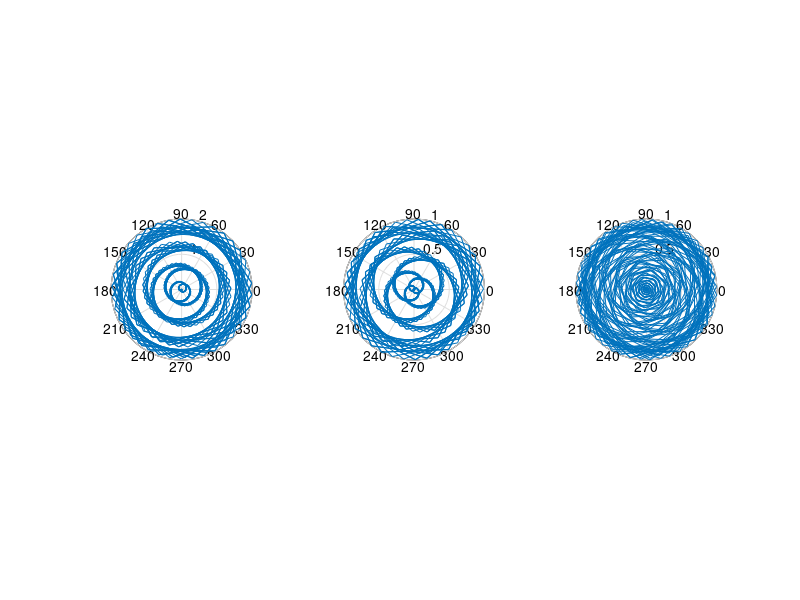

MATLAB code to generate this figure:
theta = -pi:0.01:pi;
rho(1,:) = 2 * sin(5 * theta).^2;
rho(2,:) = cos(10 * theta).^3;
rho(3,:) = sin(theta).^2;
for i = 1 : 3
   subplot(1,3,i);
   polar(rho(i,:));
end